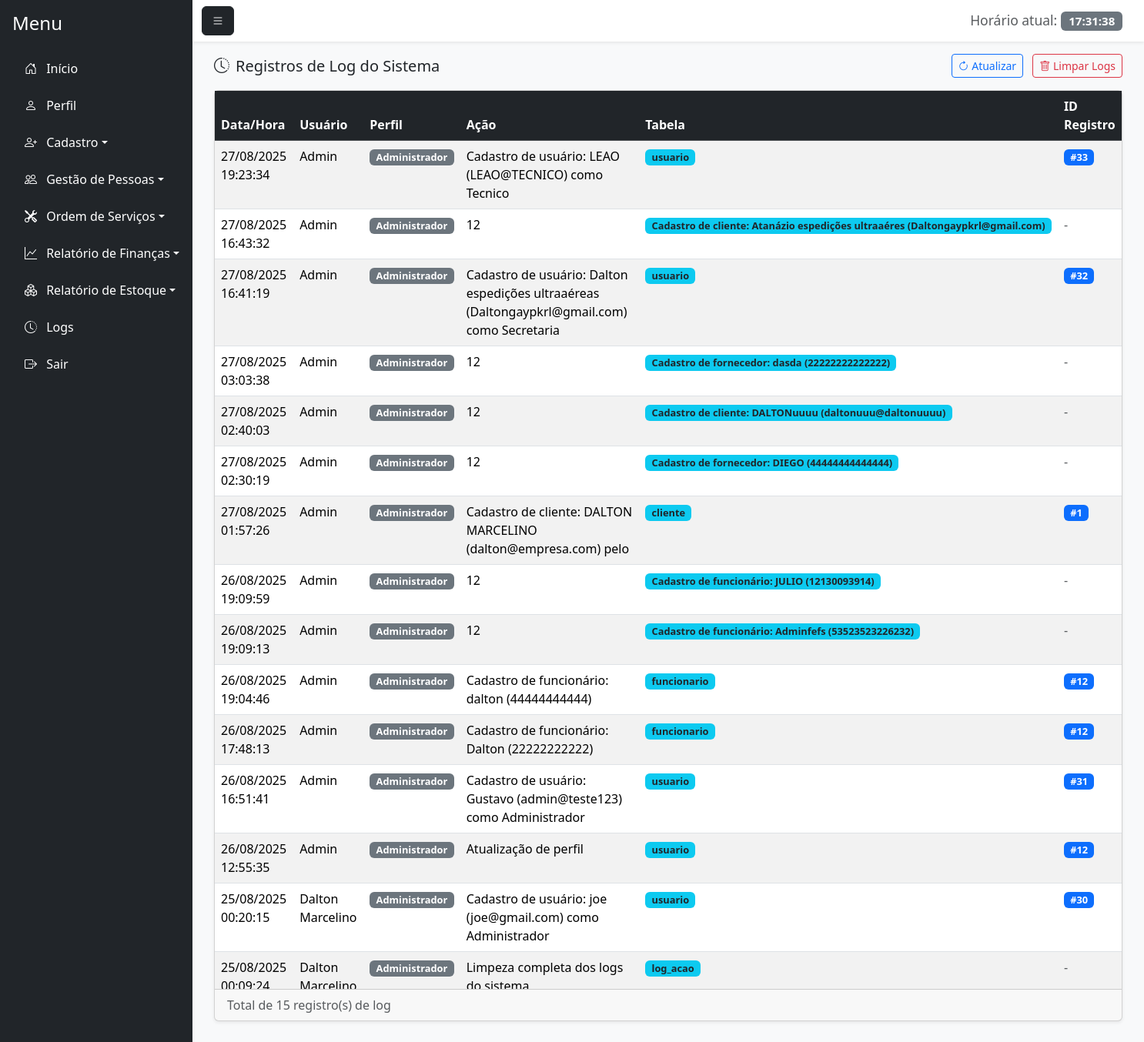
The page /logs.php (signed in) on the database its author committed.
### tables this page shows
CREATE TABLE `log_acao` (
  `id_log` int(11) NOT NULL,
  `id_usuario` int(11) NOT NULL,
  `id_perfil` int(11) NOT NULL,
  `acao` varchar(255) NOT NULL,
  `tabela_afetada` varchar(100) NOT NULL,
  `id_registro` int(11) DEFAULT NULL,
  `data_hora` timestamp NOT NULL DEFAULT current_timestamp()
);

CREATE TABLE `usuario` (
  `id_usuario` int(11) NOT NULL,
  `nome_usuario` varchar(100) NOT NULL,
  `senha` varchar(255) NOT NULL,
  `email` varchar(100) NOT NULL,
  `senha_temporaria` tinyint(1) DEFAULT 0,
  `id_perfil` int(11) NOT NULL,
  `status` enum('Ativo','Inativo') DEFAULT 'Ativo',
  `id_motivo_inatividade` int(11) DEFAULT NULL,
  `data_inatividade` date DEFAULT NULL,
  `observacao_inatividade` text DEFAULT NULL
);

CREATE TABLE `perfil` (
  `id_perfil` int(11) NOT NULL,
  `nome_perfil` varchar(100) NOT NULL
);

### logs.php (the view, shortened to what this page needs)
<?php
require_once 'conexao.php';
require_once 'php/permissoes.php';
$sql = "SELECT l.*, u.nome_usuario, p.nome_perfil
        FROM log_acao l
        JOIN usuario u ON l.id_usuario = u.id_usuario
        JOIN perfil p ON l.id_perfil = p.id_perfil
        ORDER BY l.data_hora DESC";
$stmt = $pdo->query($sql);
$logs = $stmt->fetchAll(PDO::FETCH_ASSOC);
?>
<!DOCTYPE html>
<html lang="pt-BR">
<head>
    <link href="https://cdn.jsdelivr.net/npm/bootstrap@5.3.7/dist/css/bootstrap.min.css" rel="stylesheet">
    <link href="https://cdn.jsdelivr.net/npm/bootstrap-icons@1.11.1/font/bootstrap-icons.css" rel="stylesheet">
</head>
<body>
<div class="d-flex vh-100 bg-light">
    <div class="flex-grow-1 d-flex flex-column">
        <nav class="navbar navbar-light bg-white shadow-sm">
            <div class="container-fluid">
                <button class="btn btn-dark" id="menu-toggle"><i class="bi bi-list"></i></button>
                <span class="navbar-brand mb-0 h1">
                    <small class="text-muted">Horário atual:</small>
                    <span id="liveClock" class="badge bg-secondary"></span>
                </span>
            </div>
        </nav>
        <div class="flex-grow-1 p-3" style="overflow-y: auto;">
            <div class="container-fluid">
                <div class="d-flex justify-content-between align-items-center mb-3">
                    <h5 class="mb-0"><i class="bi bi-clock-history me-2"></i>Registros de Log do Sistema</h5>
                    <div>
                        <button class="btn btn-outline-primary btn-sm me-2" onclick="window.location.reload()">
                            <i class="bi bi-arrow-clockwise"></i> Atualizar
                        </button>
                        <?php if ($_SESSION['perfil'] == 1): ?>
                            <button class="btn btn-outline-danger btn-sm" onclick="confirmarLimpezaLogs()">
                                <i class="bi bi-trash"></i> Limpar Logs
                            </button>
                        <?php endif; ?>
                    </div>
                </div>
                <div class="card shadow-sm">
                    <div class="card-body p-0">
                        <div class="table-responsive">
                            <table class="table table-striped table-hover mb-0">
                                <thead class="table-dark sticky-top">
                                    <tr>
                                        <th>Data/Hora</th>
                                        <th>Usuário</th>
                                        <th>Perfil</th>
                                        <th>Ação</th>
                                        <th>Tabela</th>
                                        <th>ID Registro</th>
                                    </tr>
                                </thead>
                                <tbody>
                                    <?php if (!empty($logs)): ?>
                                        <?php foreach ($logs as $log): ?>
                                            <tr>
                                                <td><?= date('d/m/Y H:i:s', strtotime($log['data_hora'])) ?></td>
                                                <td><?= htmlspecialchars($log['nome_usuario']) ?></td>
                                                <td>
                                                    <span class="badge bg-secondary badge-log">
                                                        <?= htmlspecialchars($log['nome_perfil']) ?>
                                                    </span>
                                                </td>
                                                <td><?= htmlspecialchars($log['acao']) ?></td>
                                                <td>
                                                    <span class="badge bg-info text-dark badge-log">
                                                        <?= htmlspecialchars($log['tabela_afetada']) ?>
                                                    </span>
                                                </td>
                                                <td>
                                                    <?php if ($log['id_registro']): ?>
                                                        <span class="badge bg-primary badge-log">
                                                            #<?= htmlspecialchars($log['id_registro']) ?>
                                                        </span>
                                                    <?php else: ?>
                                                        <span class="text-muted">-</span>
                                                    <?php endif; ?>
                                                </td>
                                            </tr>
                                        <?php endforeach; ?>
                                    <?php endif; ?>
                                </tbody>
                            </table>
                        </div>
                    </div>
                    <?php if (!empty($logs)): ?>
                    <div class="card-footer py-2">
                        <div class="d-flex justify-content-between align-items-center">
                            <div>
                                <span class="text-muted">
                                    Total de <?= count($logs) ?> registro(s) de log
                                </span>
                            </div>
                        </div>
                    </div>
                    <?php endif; ?>
                </div>
            </div>
        </div>
    </div>
</div>
</body>
</html>

### logs.php (style rules this page uses)
.table-responsive { max-height: 70vh; overflow-y: auto; }
.badge-log { font-size: 0.8em; }

### rows shown on the page
log_acao: data_hora "27/08/2025 19:23:34", id_usuario.nome_usuario "Admin", id_perfil.nome_perfil "Administrador", acao "Cadastro de usuário: LEAO (LEAO@TECNICO) como Tecnico", tabela_afetada "usuario", id_registro "33"
log_acao: data_hora "27/08/2025 16:43:32", id_usuario.nome_usuario "Admin", id_perfil.nome_perfil "Administrador", acao "12", tabela_afetada "Cadastro de cliente: Atanázio espedições ultraaéres (Daltongaypkrl@gmail.com)"
log_acao: data_hora "27/08/2025 16:41:19", id_usuario.nome_usuario "Admin", id_perfil.nome_perfil "Administrador", acao "Cadastro de usuário: Dalton espedições ultraaéreas (Daltongaypkrl@gmail.com) como Secretaria", tabela_afetada "usuario", id_registro "32"
log_acao: data_hora "27/08/2025 03:03:38", id_usuario.nome_usuario "Admin", id_perfil.nome_perfil "Administrador", acao "12", tabela_afetada "Cadastro de fornecedor: dasda (22222222222222)"
log_acao: data_hora "27/08/2025 02:40:03", id_usuario.nome_usuario "Admin", id_perfil.nome_perfil "Administrador", acao "12", tabela_afetada "Cadastro de cliente: DALTONuuuu (daltonuuu@daltonuuuu)"
log_acao: data_hora "27/08/2025 02:30:19", id_usuario.nome_usuario "Admin", id_perfil.nome_perfil "Administrador", acao "12", tabela_afetada "Cadastro de fornecedor: DIEGO (44444444444444)"
log_acao: data_hora "27/08/2025 01:57:26", id_usuario.nome_usuario "Admin", id_perfil.nome_perfil "Administrador", acao "Cadastro de cliente: DALTON MARCELINO (dalton@empresa.com) pelo", tabela_afetada "cliente", id_registro "1"
log_acao: data_hora "26/08/2025 19:09:59", id_usuario.nome_usuario "Admin", id_perfil.nome_perfil "Administrador", acao "12", tabela_afetada "Cadastro de funcionário: JULIO (12130093914)"
log_acao: data_hora "26/08/2025 19:09:13", id_usuario.nome_usuario "Admin", id_perfil.nome_perfil "Administrador", acao "12", tabela_afetada "Cadastro de funcionário: Adminfefs (53523523226232)"
log_acao: data_hora "26/08/2025 19:04:46", id_usuario.nome_usuario "Admin", id_perfil.nome_perfil "Administrador", acao "Cadastro de funcionário: dalton (44444444444)", tabela_afetada "funcionario", id_registro "12"
log_acao: data_hora "26/08/2025 17:48:13", id_usuario.nome_usuario "Admin", id_perfil.nome_perfil "Administrador", acao "Cadastro de funcionário: Dalton (22222222222)", tabela_afetada "funcionario", id_registro "12"
log_acao: data_hora "26/08/2025 16:51:41", id_usuario.nome_usuario "Admin", id_perfil.nome_perfil "Administrador", acao "Cadastro de usuário: Gustavo (admin@teste123) como Administrador", tabela_afetada "usuario", id_registro "31"
log_acao: data_hora "26/08/2025 12:55:35", id_usuario.nome_usuario "Admin", id_perfil.nome_perfil "Administrador", acao "Atualização de perfil", tabela_afetada "usuario", id_registro "12"
log_acao: data_hora "25/08/2025 00:20:15", id_usuario.nome_usuario "Dalton Marcelino", id_perfil.nome_perfil "Administrador", acao "Cadastro de usuário: joe (joe@gmail.com) como Administrador", tabela_afetada "usuario", id_registro "30"
log_acao: data_hora "25/08/2025…", id_usuario.nome_usuario "Dalton…", id_perfil.nome_perfil "Administrador", acao "Limpeza completa dos logs…", tabela_afetada "log_acao"

### other values the page prints
$categoria "Início"
$categoria "Perfil"
$categoria "Cadastro"
$categoria "Gestão de Pessoas"
$categoria "Ordem de Serviços"
$categoria "Relatório de Finanças"
$categoria "Relatório de Estoque"
$categoria "Logs"
count($logs) "15"
